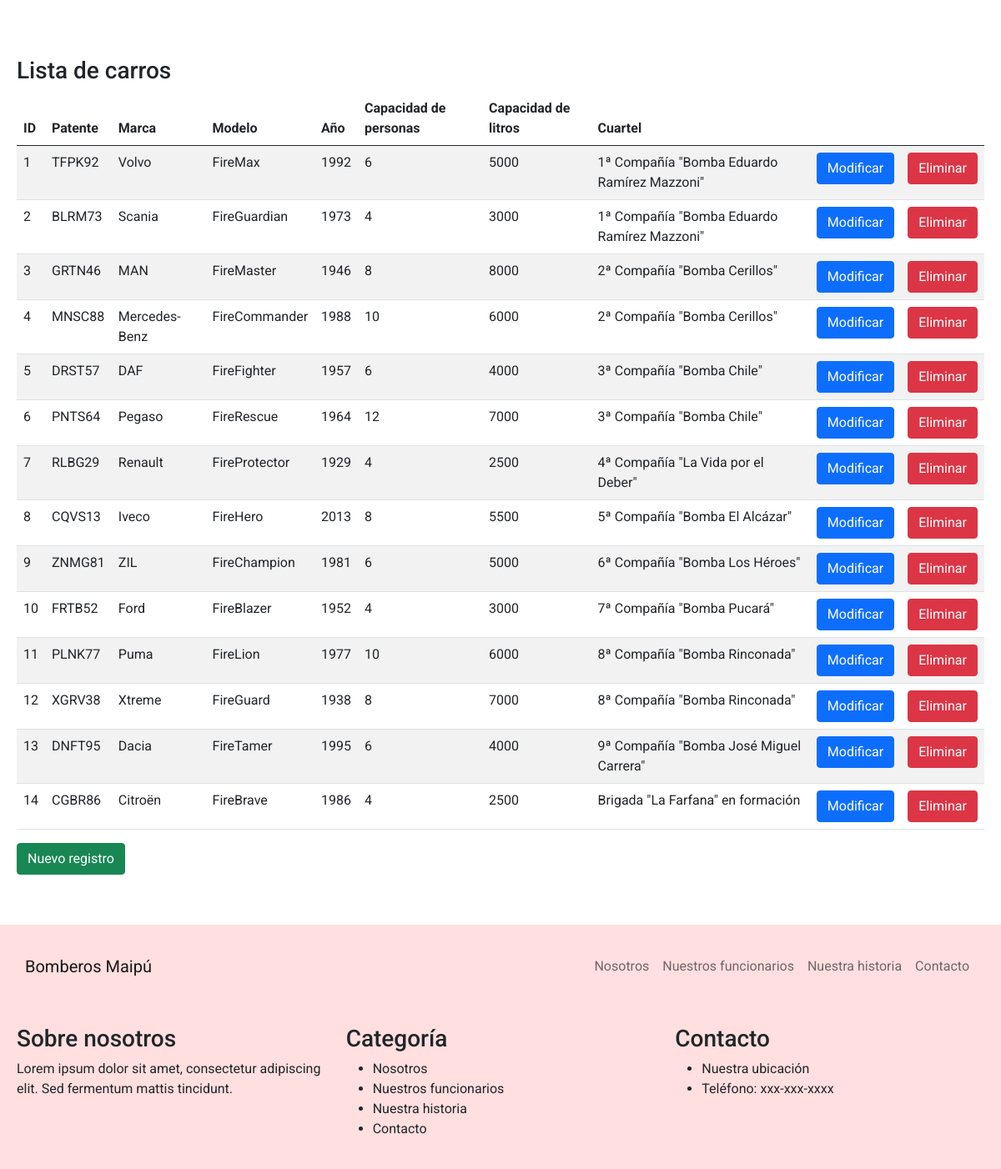
/lista_carros, run on an earlier commit of the app's database.
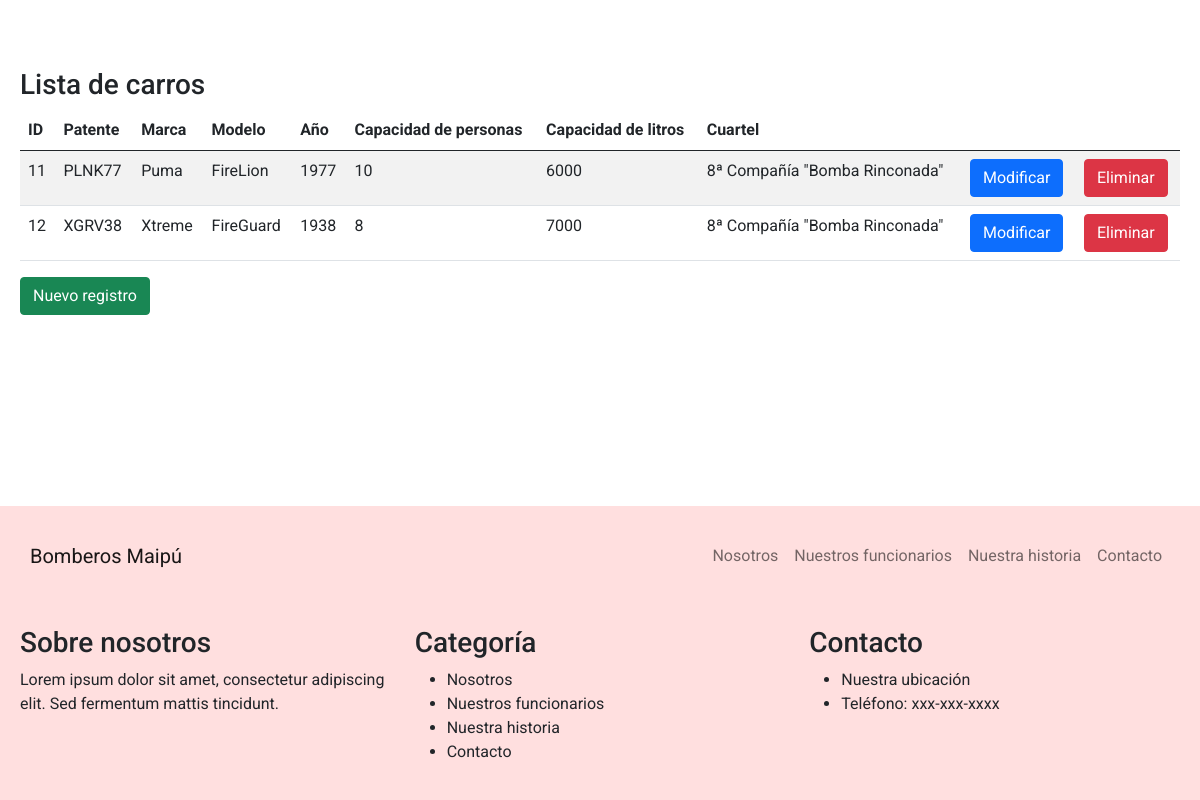
And on a later commit of the database.
### bomberos/models.py (models this page shows, shortened)
class Carro(models.Model):
    idCarro = models.AutoField(primary_key=True, verbose_name='ID Carro')
    patente = models.CharField(max_length=6, verbose_name='Patente')
    marca = models.CharField(max_length=20, verbose_name='Marca')
    modelo = models.CharField(max_length=20, null=True, blank=True, verbose_name='Modelo')
    anno = models.IntegerField(verbose_name='Año')
    capacidadPersonas = models.IntegerField(verbose_name='Capacidad personas')
    capacidadLitros = models.IntegerField(verbose_name='Capacidad Litros')
    cuartel = models.ForeignKey(Cuartel, on_delete=models.CASCADE, default=1)

class Cuartel(models.Model):
    idCuartel = models.AutoField(primary_key=True, verbose_name='ID')
    nombre = models.CharField(max_length=100, verbose_name='Nombre cuartel')
    direccion = models.CharField(max_length=100, null=True, blank=True, verbose_name='Direccion')
    comuna = models.ForeignKey(Comuna, on_delete=models.CASCADE)
    def __str__(self):
        return self.nombre

### bomberos/views.py (the view)
# urls.py: path('lista_carros',lista_carros,name="lista_carros"),
def lista_carros(request):
    carros = Carro.objects.all();
    for carro in carros:
        carro.cuartel.nombre = carro.cuartel.nombre
    return render(request, 'lista_carros.html', {'carros' : carros})

### bomberos/templates/lista_carros.html (shortened to what this page needs)
<!DOCTYPE html>
<html lang="es">
<head>
  <link rel="stylesheet" href="https://cdnjs.cloudflare.com/ajax/libs/bootstrap/5.0.2/css/bootstrap.min.css">
  <link rel="stylesheet" href="../static/css/style.css">
</head>
<body>
  <nav class="navbar navbar-expand-lg navbar-light bg-light">
    <div class="container">
      <a class="navbar-brand" href="#">Bomberos Maipú</a>
      <div class="collapse navbar-collapse" id="navbarNav">
        <ul class="navbar-nav ms-auto">
          <li class="nav-item">
            <a class="nav-link" href="#nosotros">Nosotros</a>
          </li>
          <li class="nav-item">
            <a class="nav-link" href="#funcionarios">Nuestros funcionarios</a>
          </li>
          <li class="nav-item">
            <a class="nav-link" href="#historia">Nuestra historia</a>
          </li>
          <li class="nav-item">
            <a class="nav-link" href="#contacto">Contacto</a>
          </li>
        </ul>
      </div>
    </div>
  </nav>
  <div class="container mt-5">
    <h3>Lista de carros</h3>
    <table class="table table-striped">
        <thead>
            <tr>
                <th>ID</th>
                <th>Patente</th>
                <th>Marca</th>
                <th>Modelo</th>
                <th>Año</th>
                <th>Capacidad de personas</th>
                <th>Capacidad de litros</th>
                <th>Cuartel</th>
                <th></th>
                <th></th>
            </tr>
        </thead>
        <tbody>
            {% for carro in carros %}
            <tr>
                <td>{{ carro.idCarro }}</td>
                <td>{{ carro.patente }}</td>
                <td>{{ carro.marca }}</td>
                <td>{{ carro.modelo }}</td>
                <td>{{ carro.anno }}</td>
                <td>{{ carro.capacidadPersonas }}</td>
                <td>{{ carro.capacidadLitros }}</td>
                <td>{{ carro.cuartel }}</td>
                <td><a href="{% url 'form_mod_carro' carro.idCarro %}" class="btn btn-primary">Modificar</a></td>
                <td><a href="{% url 'form_del_carro' carro.idCarro %}" class="btn btn-danger">Eliminar</a></td>
            </tr>
            {% endfor %}
        </tbody>
    </table>
    <a href="{% url 'form_carros' %}" class="btn btn-success">Nuevo registro</a>
    <p>&nbsp;</p>
</div>
  <footer class="bg-light">
    <div class="container">
      <div class="row">
        <div class="col-md-4">
          <h3>Sobre nosotros</h3>
          <p>Lorem ipsum dolor sit amet, consectetur adipiscing elit. Sed fermentum mattis tincidunt.</p>
        </div>
        <div class="col-md-4">
          <h3>Categoría</h3>
          <ul>
            <li>Nosotros</li>
            <li>Nuestros funcionarios</li>
            <li>Nuestra historia</li>
            <li>Contacto</li>
          </ul>
        </div>
        <div class="col-md-4">
          <h3>Contacto</h3>
          <ul>
            <li>Nuestra ubicación</li>
            <li>Teléfono: xxx-xxx-xxxx</li>
          </ul>
        </div>
      </div>
    </div>
  </footer>
</body>
</html>

What changed in the data, as far as the page shows it:
removed Carro: idCarro "1", patente "TFPK92", marca "Volvo", modelo "FireMax", anno "1992", capacidadPersonas "6", capacidadLitros "5000", cuartel "1ª Compañía \"Bomba Eduardo Ramírez Mazzoni\""
removed Carro: idCarro "2", patente "BLRM73", marca "Scania", modelo "FireGuardian", anno "1973", capacidadPersonas "4", capacidadLitros "3000", cuartel "1ª Compañía \"Bomba Eduardo Ramírez Mazzoni\""
removed Carro: idCarro "3", patente "GRTN46", marca "MAN", modelo "FireMaster", anno "1946", capacidadPersonas "8", capacidadLitros "8000", cuartel "2ª Compañía \"Bomba Cerillos\""
removed Carro: idCarro "4", patente "MNSC88", marca "Mercedes-Benz", modelo "FireCommander", anno "1988", capacidadPersonas "10", capacidadLitros "6000", cuartel "2ª Compañía \"Bomba Cerillos\""
removed Carro: idCarro "5", patente "DRST57", marca "DAF", modelo "FireFighter", anno "1957", capacidadPersonas "6", capacidadLitros "4000", cuartel "3ª Compañía \"Bomba Chile\""
removed Carro: idCarro "6", patente "PNTS64", marca "Pegaso", modelo "FireRescue", anno "1964", capacidadPersonas "12", capacidadLitros "7000", cuartel "3ª Compañía \"Bomba Chile\""
removed Carro: idCarro "7", patente "RLBG29", marca "Renault", modelo "FireProtector", anno "1929", capacidadPersonas "4", capacidadLitros "2500", cuartel "4ª Compañía \"La Vida por el Deber\""
removed Carro: idCarro "8", patente "CQVS13", marca "Iveco", modelo "FireHero", anno "2013", capacidadPersonas "8", capacidadLitros "5500", cuartel "5ª Compañía \"Bomba El Alcázar\""
removed Carro: idCarro "9", patente "ZNMG81", marca "ZIL", modelo "FireChampion", anno "1981", capacidadPersonas "6", capacidadLitros "5000", cuartel "6ª Compañía \"Bomba Los Héroes\""
removed Carro: idCarro "10", patente "FRTB52", marca "Ford", modelo "FireBlazer", anno "1952", capacidadPersonas "4", capacidadLitros "3000", cuartel "7ª Compañía \"Bomba Pucará\""
removed Carro: idCarro "13", patente "DNFT95", marca "Dacia", modelo "FireTamer", anno "1995", capacidadPersonas "6", capacidadLitros "4000", cuartel "9ª Compañía \"Bomba José Miguel Carrera\""
removed Carro: idCarro "14", patente "CGBR86", marca "Citroën", modelo "FireBrave", anno "1986", capacidadPersonas "4", capacidadLitros "2500", cuartel "Brigada \"La Farfana\" en formación"
